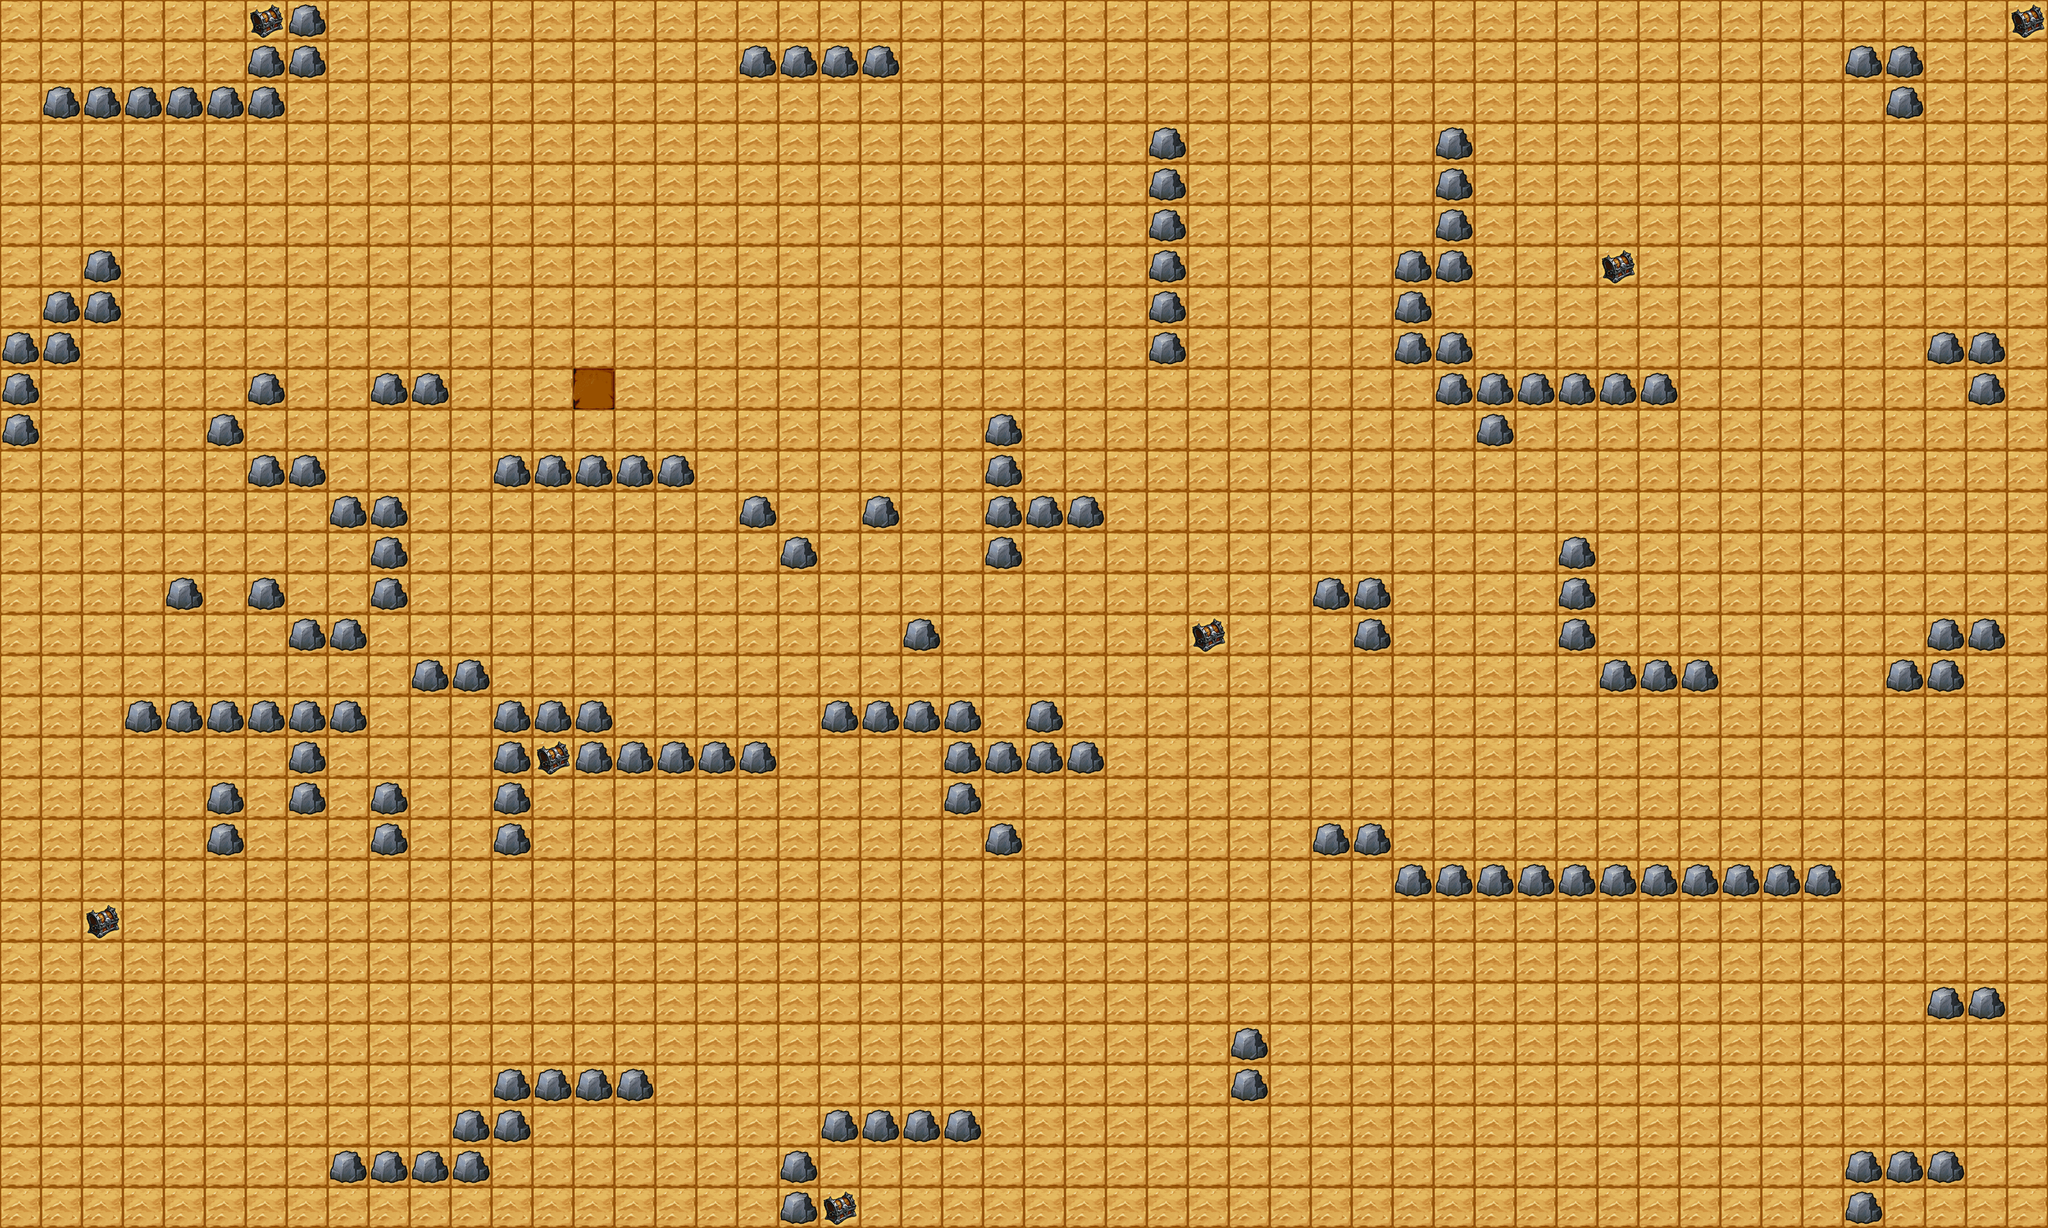

Below is a game level as drawn by its tile map, then a one-line description and the .tmx that defines it (tile-layer data replaced by summaries):
An orthogonal 50x30 tile map with 75x75 px tiles, 4 tile layers (pitLayer, floorLayer, chestLayer, wallLayer) and 1 object (role_start).

<map version="1.0" orientation="orthogonal" renderorder="left-down" width="50" height="30" tilewidth="75" tileheight="75">
 <tileset firstgid="1" name="wakuangtukuai" tilewidth="75" tileheight="75">
  <image source="wakuangtukuai.png" width="75" height="300" />
 </tileset>
 <layer name="pitLayer" width="50" height="30">
  <data>[1500 cells, 1500 non-empty, 1 distinct tile ids]</data>
 </layer>
 <layer name="floorLayer" width="50" height="30">
  <data>[1500 cells, 1331 non-empty, 1 distinct tile ids]</data>
 </layer>
 <layer name="chestLayer" width="50" height="30">
  <data>[1500 cells, 7 non-empty, 1 distinct tile ids]</data>
 </layer>
 <layer name="wallLayer" width="50" height="30">
  <data>[1500 cells, 162 non-empty, 1 distinct tile ids]</data>
 </layer>
 <objectgroup name="role">
  <object name="role_start" x="1048" y="675.333" width="75" height="75" />
 </objectgroup>
</map>
